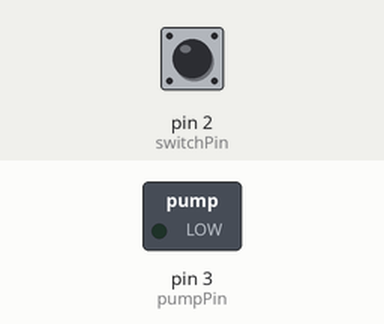
This sketch was run on a simulated Arduino Uno, built with avr-gcc and run on an emulated ATmega328P. On the bench: switched loads named in the sketch (green lamp = pin HIGH). Inputs (shaded band) come from the test bench; at power-on: pin 2 (switchPin) HIGH.

Above: at 1.2 s.
1.3 s: pin 2 (switchPin) pulled LOW for 0.15 s
At 2.1 s:
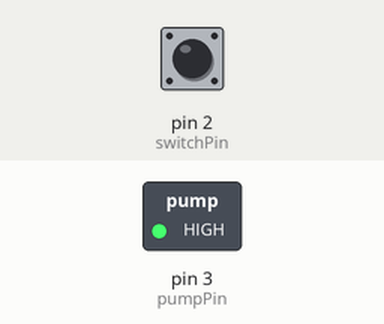
Timing chart, 0 to 7.8 s (numbered marks = the images above; inputs shaded):
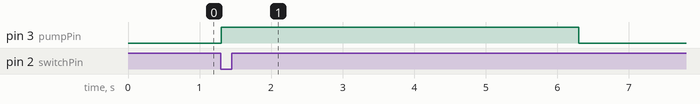

Measured:
- after the input at 1.3 s, pin 3 (pumpPin): LOW → HIGH at once, → LOW 5.0 s later

The sketch:

pump_code_v2.ino
```cpp
const int pumpPin = 3;        //pump connected to digital pin 3
const int switchPin = 2;      //switch connected to digital pin 2
int pumpState = 0;             //pump status

void setup() {
  pinMode(pumpPin, OUTPUT);
  pinMode(switchPin, INPUT);
  attachInterrupt(digitalPinToInterrupt(switchPin), stateSwitch, FALLING);
}

void loop() {
  if (pumpState == 1) {
    digitalWrite(pumpPin, HIGH);
    delay(5000); //delaying 5 seconds
    digitalWrite(pumpPin, LOW);
    delay(5000);
  } else {
    digitalWrite(pumpPin, LOW);
  }
}

void stateSwitch() {
  if (pumpState == 0) {
    pumpState = 1;
  } else {
    pumpState = 0;
  }
}
```
